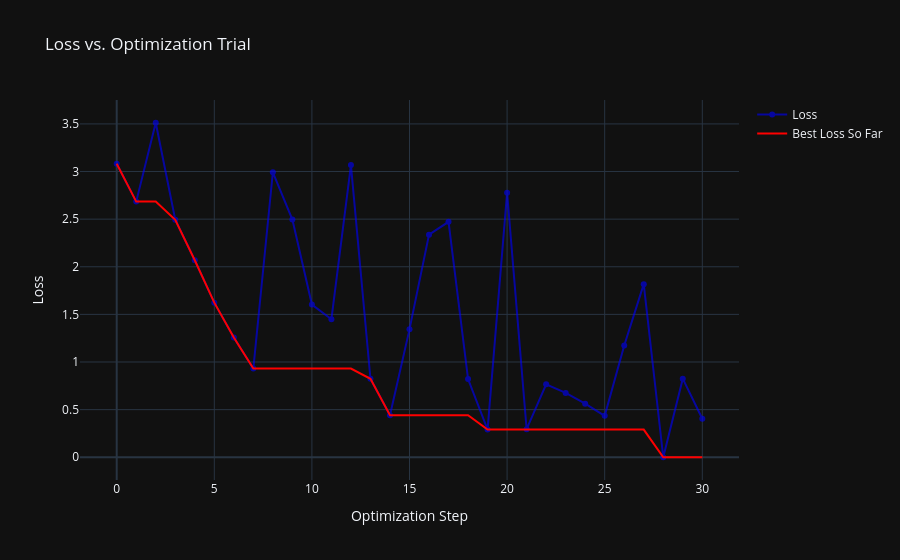

Source (notebook cell):
### Code cell
circuit_optimizer.plot_loss(save_path=project_setup_yaml.parent / "loss_curve.html", show=True)

### Figure 1 — Plotly figure (JSON) as saved in the notebook; plotly's stock layout.template omitted (floating-point values rounded to 4 significant figures)
{"data": [{"line": {"color": "blue", "width": 2}, "mode": "markers+lines", "name": "Loss", "opacity": 0.6, "type": "scatter", "x": [0, 1, 2, 3, 4, 5, 6, 7, 8, 9, 10, 11, 12, 13, 14, 15, 16, 17, 18, 19, 20, 21, 22, 23, 24, 25, 26, 27, 28, 29, 30], "y": [3.082, 2.684, 3.512, 2.494, 2.069, 1.623, 1.258, 0.9313, 2.992, 2.495, 1.603, 1.45, 3.068, 0.8234, 0.4417, 1.343, 2.337, 2.472, 0.8208, 0.2902, 2.778, 0.2945, 0.7657, 0.6755, 0.5623, 0.4345, 1.174, 1.817, 0, 0.8253, 0.4048]}, {"line": {"color": "red", "width": 2}, "mode": "lines", "name": "Best Loss So Far", "type": "scatter", "x": [0, 1, 2, 3, 4, 5, 6, 7, 8, 9, 10, 11, 12, 13, 14, 15, 16, 17, 18, 19, 20, 21, 22, 23, 24, 25, 26, 27, 28, 29, 30], "y": [3.082, 2.684, 2.684, 2.494, 2.069, 1.623, 1.258, 0.9313, 0.9313, 0.9313, 0.9313, 0.9313, 0.9313, 0.8234, 0.4417, 0.4417, 0.4417, 0.4417, 0.4417, 0.2902, 0.2902, 0.2902, 0.2902, 0.2902, 0.2902, 0.2902, 0.2902, 0.2902, 0, 0, 0]}], "layout": {"showlegend": true, "title": {"text": "Loss vs. Optimization Trial"}, "xaxis": {"title": {"text": "Optimization Step"}}, "yaxis": {"title": {"text": "Loss"}}}}
